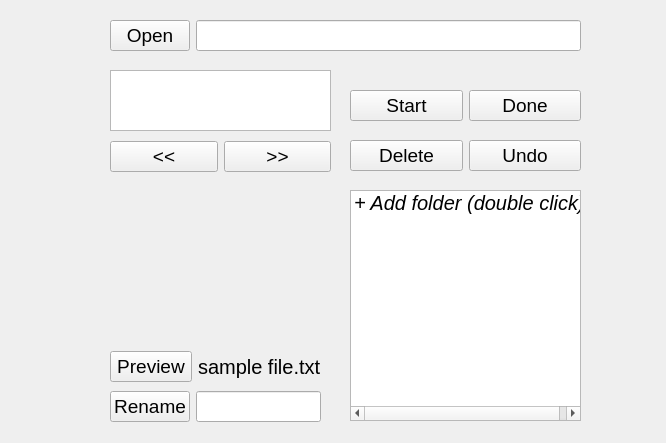
<?xml version="1.0" encoding="UTF-8"?>
<ui version="4.0">
 <class>Window</class>
 <widget class="QWidget" name="Window">
  <property name="geometry">
   <rect>
    <x>0</x>
    <y>0</y>
    <width>666</width>
    <height>443</height>
   </rect>
  </property>
  <property name="font">
   <font>
    <pointsize>14</pointsize>
   </font>
  </property>
  <property name="windowTitle">
   <string>Form</string>
  </property>
  <widget class="QListWidget" name="moveFolderList">
   <property name="geometry">
    <rect>
     <x>350</x>
     <y>190</y>
     <width>231</width>
     <height>231</height>
    </rect>
   </property>
   <property name="font">
    <font>
     <pointsize>15</pointsize>
     <weight>50</weight>
     <bold>false</bold>
    </font>
   </property>
   <property name="selectionMode">
    <enum>QAbstractItemView::SingleSelection</enum>
   </property>
   <item>
    <property name="text">
     <string>+ Add folder (double click)</string>
    </property>
    <property name="font">
     <font>
      <weight>50</weight>
      <italic>true</italic>
      <bold>false</bold>
     </font>
    </property>
    <property name="background">
     <brush brushstyle="NoBrush">
      <color alpha="255">
       <red>185</red>
       <green>212</green>
       <blue>195</blue>
      </color>
     </brush>
    </property>
   </item>
  </widget>
  <widget class="QPlainTextEdit" name="infoText">
   <property name="geometry">
    <rect>
     <x>110</x>
     <y>70</y>
     <width>221</width>
     <height>61</height>
    </rect>
   </property>
   <property name="readOnly">
    <bool>true</bool>
   </property>
   <property name="plainText">
    <string/>
   </property>
  </widget>
  <widget class="QWidget" name="layoutWidget">
   <property name="geometry">
    <rect>
     <x>110</x>
     <y>20</y>
     <width>471</width>
     <height>31</height>
    </rect>
   </property>
   <layout class="QHBoxLayout" name="horizontalLayout_3">
    <item>
     <widget class="QPushButton" name="openBtn">
      <property name="text">
       <string>Open</string>
      </property>
     </widget>
    </item>
    <item>
     <widget class="QLineEdit" name="dirEdit">
      <property name="readOnly">
       <bool>true</bool>
      </property>
      <property name="placeholderText">
       <string/>
      </property>
     </widget>
    </item>
   </layout>
  </widget>
  <widget class="QWidget" name="layoutWidget">
   <property name="geometry">
    <rect>
     <x>110</x>
     <y>390</y>
     <width>211</width>
     <height>33</height>
    </rect>
   </property>
   <layout class="QHBoxLayout" name="horizontalLayout_4">
    <item>
     <widget class="QPushButton" name="renameBtn">
      <property name="text">
       <string>Rename</string>
      </property>
     </widget>
    </item>
    <item>
     <widget class="QLineEdit" name="renameEdit">
      <property name="placeholderText">
       <string/>
      </property>
     </widget>
    </item>
   </layout>
  </widget>
  <widget class="QLabel" name="picView">
   <property name="geometry">
    <rect>
     <x>130</x>
     <y>190</y>
     <width>171</width>
     <height>151</height>
    </rect>
   </property>
   <property name="text">
    <string/>
   </property>
   <property name="scaledContents">
    <bool>true</bool>
   </property>
  </widget>
  <widget class="QWidget" name="layoutWidget">
   <property name="geometry">
    <rect>
     <x>350</x>
     <y>140</y>
     <width>231</width>
     <height>31</height>
    </rect>
   </property>
   <layout class="QHBoxLayout" name="horizontalLayout_2">
    <item>
     <widget class="QPushButton" name="deleteBtn">
      <property name="text">
       <string>Delete</string>
      </property>
     </widget>
    </item>
    <item>
     <widget class="QPushButton" name="undoBtn">
      <property name="text">
       <string>Undo</string>
      </property>
     </widget>
    </item>
   </layout>
  </widget>
  <widget class="QWidget" name="layoutWidget">
   <property name="geometry">
    <rect>
     <x>110</x>
     <y>140</y>
     <width>221</width>
     <height>33</height>
    </rect>
   </property>
   <layout class="QHBoxLayout" name="horizontalLayout_5">
    <item>
     <widget class="QPushButton" name="skipLeftBtn">
      <property name="text">
       <string>&lt;&lt;</string>
      </property>
     </widget>
    </item>
    <item>
     <widget class="QPushButton" name="skipBtn">
      <property name="text">
       <string>&gt;&gt;</string>
      </property>
     </widget>
    </item>
   </layout>
  </widget>
  <widget class="QWidget" name="layoutWidget">
   <property name="geometry">
    <rect>
     <x>350</x>
     <y>90</y>
     <width>231</width>
     <height>31</height>
    </rect>
   </property>
   <layout class="QHBoxLayout" name="horizontalLayout">
    <item>
     <widget class="QPushButton" name="startBtn">
      <property name="text">
       <string>Start</string>
      </property>
     </widget>
    </item>
    <item>
     <widget class="QPushButton" name="doneBtn">
      <property name="text">
       <string>Done</string>
      </property>
     </widget>
    </item>
   </layout>
  </widget>
  <widget class="QWidget" name="layoutWidget">
   <property name="geometry">
    <rect>
     <x>110</x>
     <y>350</y>
     <width>211</width>
     <height>33</height>
    </rect>
   </property>
   <layout class="QHBoxLayout" name="horizontalLayout_6">
    <item>
     <widget class="QPushButton" name="previewBtn">
      <property name="text">
       <string>Preview</string>
      </property>
     </widget>
    </item>
    <item>
     <widget class="QLabel" name="fileNameLabel">
      <property name="font">
       <font>
        <pointsize>15</pointsize>
       </font>
      </property>
      <property name="text">
       <string>sample file.txt</string>
      </property>
      <property name="wordWrap">
       <bool>true</bool>
      </property>
     </widget>
    </item>
   </layout>
  </widget>
 </widget>
 <resources/>
 <connections/>
</ui>
